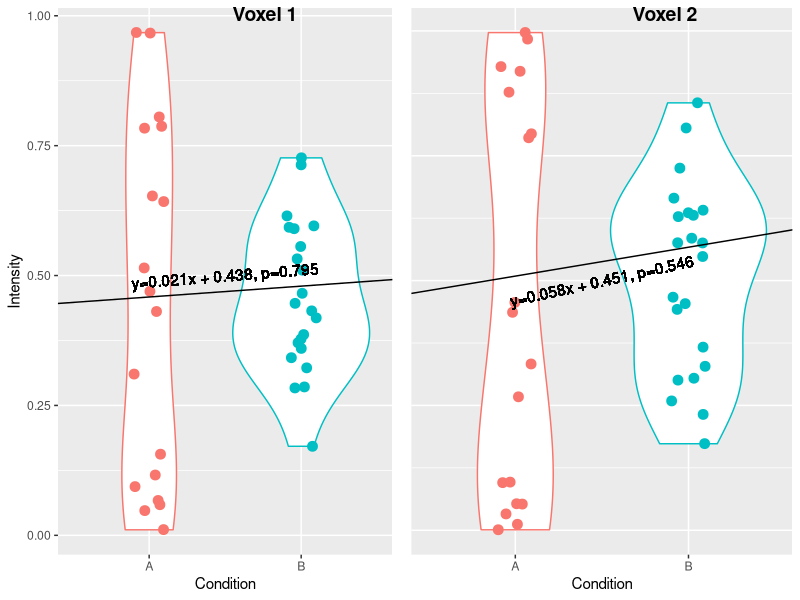
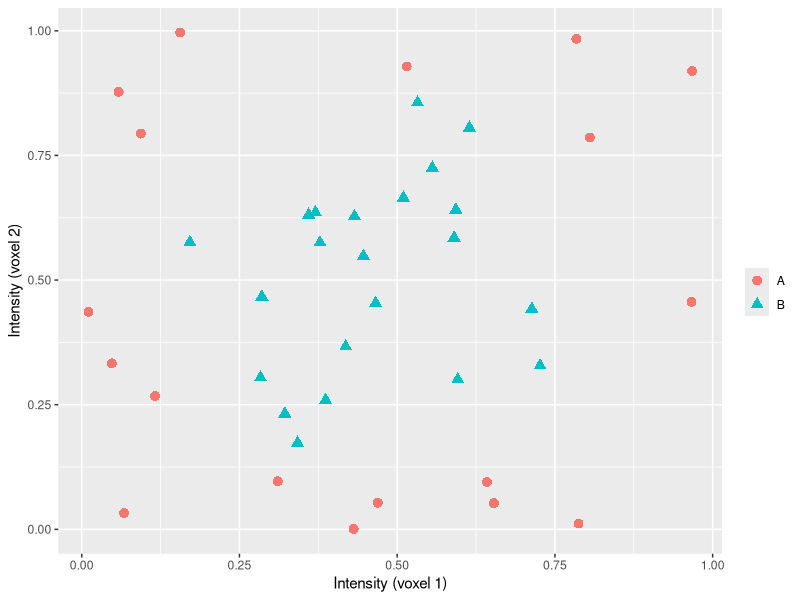

Generate these figures, in order, with R: (Note: this script raises an error after producing the figures.)
library(ggplot2)
## library(cowplot)
library(e1071) # svm classifier

set.seed(111)
N <- 40
CONDITIONS <- c("A", "B")

## uniformly sample N points within (0,1)x(0,1)
data <- data.frame(replicate(2, runif(N)))
colnames(data) <- c("voxel_1", "voxel_2")

## divide space into 2 condition regions according to some boundary relation
label <- function(p) {
    ## showcase nonlinear capabilities: circle of area .5 centered at (.5, .5)
    diameter <- .5 / pi
    if ((p["voxel_1"] - .5)**2 > diameter - (p["voxel_2"] - .5)**2) {
        CONDITIONS[1]
    } else {
        CONDITIONS[2]
    }
}
data <- cbind(data, cond = apply(data, 1, label)) # label each point
## reorder according to label, for visual convenience
data <- data[with(data, order(cond)), ]

## plot single-voxel models
lm_plot <- function(data, xname, yname, remove_ytext = FALSE) {
    model <- summary(lm(paste0(yname, "~", xname),
                         data))
    beta1 <- model$coefficients[paste0(xname, "B"), "Estimate"]
    beta0 <- model$coefficients["(Intercept)", "Estimate"]
    p <- model$coefficients[paste0(xname, "B"), "Pr(>|t|)"]
    plot <- ggplot(data, aes(x = data[, xname],
                             y = data[, yname],
                             color = data[, xname])) +
        labs(x = "Condition", y = "Intensity") +
        geom_violin() +
        geom_jitter(width = .1, size = 3) +
        geom_abline(slope = beta1,
                    intercept = beta0) +
        geom_text(color = "black",
                  angle = atan(beta1) * (180 / pi) * 3.75,
                  aes(x = 1.5,
                      y = .5,
                      label = paste0("y=",
                                     round(beta1, 3),
                                     "x + ",
                                     round(beta0, 3),
                                     ", p=",
                                     round(p, 3)))) +
        theme(legend.position="none")
    if (remove_ytext) {
        plot <- plot + theme(axis.title.y = element_blank(),
                     axis.text.y = element_blank(),
                     axis.ticks.y = element_blank())
    }
    shapiro.test(data[data$cond == CONDITIONS[1], as.character(yname)])
    shapiro.test(data[data$cond == CONDITIONS[2],  as.character(yname)])
    plot
}

svg("./lm-vs-multivariate-1.svg")
cowplot::plot_grid(lm_plot(data, xname = "cond", yname = "voxel_1"), # no effect, p = .795
                   lm_plot(data, xname = "cond", yname = "voxel_2", TRUE), # no effect, p = .546
                   labels = c("Voxel 1", "Voxel 2"),
                   label_x = .5)
dev.off()

## summary(lm(formula = cond ~ voxel_1:voxel_2, data = data)) # no interaction

svg("./lm-vs-multivariate-2.svg")
ggplot(data, aes(x = voxel_1, y = voxel_2, color = cond, shape = cond)) +
    geom_point(size = 3) +
    labs(x = "Intensity (voxel 1)",
         y = "Intensity (voxel 2)",
         color = "Condition") +
    scale_color_discrete("") +
    scale_shape_manual("", values = c(16, 17))
dev.off()

indices <- sample(1:nrow(data), N/2)
model3 <- svm(cond ~ voxel_1 + voxel_2,
              data = data[indices, ],
              kernel = "radial",
              scale = FALSE,
              cost = 500)
predict(model3, data[-indices, ])
plot(model3, data)
